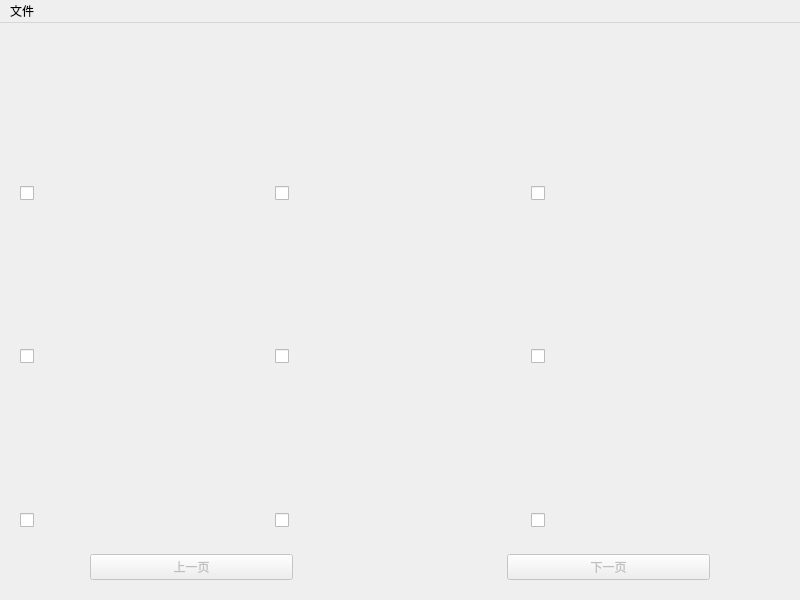
<?xml version="1.0" encoding="UTF-8"?>
<ui version="4.0">
 <class>MainWindow</class>
 <widget class="QMainWindow" name="MainWindow">
  <property name="geometry">
   <rect>
    <x>0</x>
    <y>0</y>
    <width>800</width>
    <height>600</height>
   </rect>
  </property>
  <property name="windowTitle">
   <string>FursuitFridaylmproved</string>
  </property>
  <widget class="QWidget" name="centralwidget">
   <layout class="QGridLayout" name="gridLayout" columnstretch="1,1,1">
    <property name="leftMargin">
     <number>20</number>
    </property>
    <property name="topMargin">
     <number>20</number>
    </property>
    <property name="rightMargin">
     <number>20</number>
    </property>
    <property name="bottomMargin">
     <number>20</number>
    </property>
    <item row="0" column="0">
     <widget class="QLabel" name="label_1">
      <property name="sizePolicy">
       <sizepolicy hsizetype="Expanding" vsizetype="Expanding">
        <horstretch>0</horstretch>
        <verstretch>0</verstretch>
       </sizepolicy>
      </property>
      <property name="alignment">
       <set>Qt::AlignCenter</set>
      </property>
     </widget>
    </item>
    <item row="0" column="1">
     <widget class="QLabel" name="label_2">
      <property name="sizePolicy">
       <sizepolicy hsizetype="Expanding" vsizetype="Expanding">
        <horstretch>0</horstretch>
        <verstretch>0</verstretch>
       </sizepolicy>
      </property>
      <property name="alignment">
       <set>Qt::AlignCenter</set>
      </property>
     </widget>
    </item>
    <item row="0" column="2">
     <widget class="QLabel" name="label_3">
      <property name="sizePolicy">
       <sizepolicy hsizetype="Expanding" vsizetype="Expanding">
        <horstretch>0</horstretch>
        <verstretch>0</verstretch>
       </sizepolicy>
      </property>
      <property name="alignment">
       <set>Qt::AlignCenter</set>
      </property>
     </widget>
    </item>
    <item row="1" column="0">
     <widget class="QCheckBox" name="checkBox_1">
      <property name="cursor">
       <cursorShape>PointingHandCursor</cursorShape>
      </property>
     </widget>
    </item>
    <item row="1" column="1">
     <widget class="QCheckBox" name="checkBox_2">
      <property name="cursor">
       <cursorShape>PointingHandCursor</cursorShape>
      </property>
     </widget>
    </item>
    <item row="1" column="2">
     <widget class="QCheckBox" name="checkBox_3">
      <property name="cursor">
       <cursorShape>PointingHandCursor</cursorShape>
      </property>
     </widget>
    </item>
    <item row="2" column="0">
     <widget class="QLabel" name="label_4">
      <property name="sizePolicy">
       <sizepolicy hsizetype="Expanding" vsizetype="Expanding">
        <horstretch>0</horstretch>
        <verstretch>0</verstretch>
       </sizepolicy>
      </property>
      <property name="alignment">
       <set>Qt::AlignCenter</set>
      </property>
     </widget>
    </item>
    <item row="2" column="1">
     <widget class="QLabel" name="label_5">
      <property name="sizePolicy">
       <sizepolicy hsizetype="Expanding" vsizetype="Expanding">
        <horstretch>0</horstretch>
        <verstretch>0</verstretch>
       </sizepolicy>
      </property>
      <property name="alignment">
       <set>Qt::AlignCenter</set>
      </property>
     </widget>
    </item>
    <item row="2" column="2">
     <widget class="QLabel" name="label_6">
      <property name="sizePolicy">
       <sizepolicy hsizetype="Expanding" vsizetype="Expanding">
        <horstretch>0</horstretch>
        <verstretch>0</verstretch>
       </sizepolicy>
      </property>
      <property name="alignment">
       <set>Qt::AlignCenter</set>
      </property>
     </widget>
    </item>
    <item row="3" column="0">
     <widget class="QCheckBox" name="checkBox_4">
      <property name="cursor">
       <cursorShape>PointingHandCursor</cursorShape>
      </property>
     </widget>
    </item>
    <item row="3" column="1">
     <widget class="QCheckBox" name="checkBox_5">
      <property name="cursor">
       <cursorShape>PointingHandCursor</cursorShape>
      </property>
     </widget>
    </item>
    <item row="3" column="2">
     <widget class="QCheckBox" name="checkBox_6">
      <property name="cursor">
       <cursorShape>PointingHandCursor</cursorShape>
      </property>
     </widget>
    </item>
    <item row="4" column="0">
     <widget class="QLabel" name="label_7">
      <property name="sizePolicy">
       <sizepolicy hsizetype="Expanding" vsizetype="Expanding">
        <horstretch>0</horstretch>
        <verstretch>0</verstretch>
       </sizepolicy>
      </property>
      <property name="alignment">
       <set>Qt::AlignCenter</set>
      </property>
     </widget>
    </item>
    <item row="4" column="1">
     <widget class="QLabel" name="label_8">
      <property name="sizePolicy">
       <sizepolicy hsizetype="Expanding" vsizetype="Expanding">
        <horstretch>0</horstretch>
        <verstretch>0</verstretch>
       </sizepolicy>
      </property>
      <property name="alignment">
       <set>Qt::AlignCenter</set>
      </property>
     </widget>
    </item>
    <item row="4" column="2">
     <widget class="QLabel" name="label_9">
      <property name="sizePolicy">
       <sizepolicy hsizetype="Expanding" vsizetype="Expanding">
        <horstretch>0</horstretch>
        <verstretch>0</verstretch>
       </sizepolicy>
      </property>
      <property name="alignment">
       <set>Qt::AlignCenter</set>
      </property>
     </widget>
    </item>
    <item row="5" column="0">
     <widget class="QCheckBox" name="checkBox_7">
      <property name="cursor">
       <cursorShape>PointingHandCursor</cursorShape>
      </property>
     </widget>
    </item>
    <item row="5" column="1">
     <widget class="QCheckBox" name="checkBox_8">
      <property name="cursor">
       <cursorShape>PointingHandCursor</cursorShape>
      </property>
     </widget>
    </item>
    <item row="5" column="2">
     <widget class="QCheckBox" name="checkBox_9">
      <property name="cursor">
       <cursorShape>PointingHandCursor</cursorShape>
      </property>
     </widget>
    </item>
    <item row="6" column="0" colspan="3">
     <layout class="QHBoxLayout" name="horizontalLayout_2">
      <property name="leftMargin">
       <number>70</number>
      </property>
      <property name="topMargin">
       <number>20</number>
      </property>
      <property name="rightMargin">
       <number>70</number>
      </property>
      <item>
       <widget class="QPushButton" name="prev_button">
        <property name="enabled">
         <bool>false</bool>
        </property>
        <property name="text">
         <string>上一页</string>
        </property>
       </widget>
      </item>
      <item>
       <widget class="QLabel" name="page_indicator">
        <property name="alignment">
         <set>Qt::AlignCenter</set>
        </property>
       </widget>
      </item>
      <item>
       <widget class="QPushButton" name="next_button">
        <property name="enabled">
         <bool>false</bool>
        </property>
        <property name="text">
         <string>下一页</string>
        </property>
       </widget>
      </item>
     </layout>
    </item>
   </layout>
  </widget>
  <widget class="QMenuBar" name="menuBar">
   <property name="geometry">
    <rect>
     <x>0</x>
     <y>0</y>
     <width>800</width>
     <height>22</height>
    </rect>
   </property>
   <property name="accessibleName">
    <string/>
   </property>
   <widget class="QMenu" name="menu">
    <property name="geometry">
     <rect>
      <x>267</x>
      <y>126</y>
      <width>149</width>
      <height>167</height>
     </rect>
    </property>
    <property name="title">
     <string>文件</string>
    </property>
    <addaction name="action_select_all"/>
    <addaction name="action_filter_by_user"/>
    <addaction name="action_download"/>
    <addaction name="action_change_folder"/>
    <addaction name="action_change_topic"/>
    <addaction name="separator"/>
    <addaction name="action_about"/>
   </widget>
   <addaction name="menu"/>
  </widget>
  <action name="action_download">
   <property name="text">
    <string>开始下载</string>
   </property>
   <property name="shortcut">
    <string>Ctrl+S</string>
   </property>
  </action>
  <action name="action_change_folder">
   <property name="text">
    <string>更改下载位置……</string>
   </property>
   <property name="shortcut">
    <string>Ctrl+O</string>
   </property>
  </action>
  <action name="action_about">
   <property name="text">
    <string>关于</string>
   </property>
  </action>
  <action name="action_exit_app">
   <property name="text">
    <string>退出……</string>
   </property>
   <property name="toolTip">
    <string>退出本应用</string>
   </property>
   <property name="shortcut">
    <string/>
   </property>
  </action>
  <action name="action_change_topic">
   <property name="text">
    <string>更改话题……</string>
   </property>
  </action>
  <action name="action_select_all">
   <property name="text">
    <string>全选</string>
   </property>
   <property name="shortcut">
    <string>Ctrl+A</string>
   </property>
  </action>
  <action name="action_filter_by_user">
   <property name="text">
    <string>按用户名过滤</string>
   </property>
   <property name="shortcut">
    <string>Ctrl+F</string>
   </property>
  </action>
 </widget>
 <tabstops>
  <tabstop>prev_button</tabstop>
  <tabstop>next_button</tabstop>
  <tabstop>checkBox_1</tabstop>
  <tabstop>checkBox_2</tabstop>
  <tabstop>checkBox_3</tabstop>
  <tabstop>checkBox_4</tabstop>
  <tabstop>checkBox_5</tabstop>
  <tabstop>checkBox_6</tabstop>
  <tabstop>checkBox_7</tabstop>
  <tabstop>checkBox_8</tabstop>
  <tabstop>checkBox_9</tabstop>
 </tabstops>
 <resources/>
 <connections/>
</ui>
